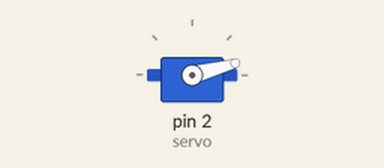
This sketch was run on a simulated Arduino Uno, built with avr-gcc and run on an emulated ATmega328P. On the bench: servo.

Above: at 0.1 s.
At 1.1 s:
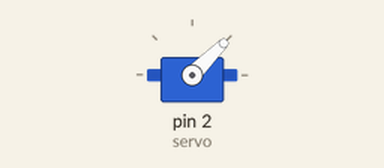
At 18.26 s:
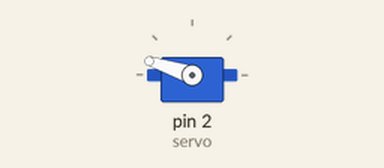
At 35.37 s:
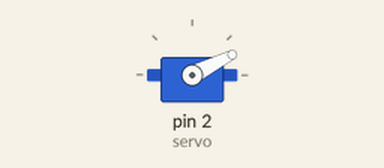
Timing chart, 0 to 40.0 s (numbered marks = the images above):
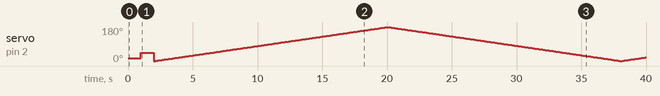

The sketch:

servo_example.ino
```cpp
#include <Servo.h>

Servo servo;

void setup() {
  // put your setup code here, to run once:
 servo.attach(2);

 servo.write(15);

delay(1000);
 servo.write(45);
 delay(1000);
}

int direction = 1;
int angle = 0;
void loop() {
  // put your main code here, to run repeatedly:
  servo.write(angle);
  if (angle >= 180) {
    direction = -1;
  }
  if (angle <= 0) {
    direction = 1;
  }
  angle = angle + direction;
  delay(100);
}
```

Measured:
- by itself, servo on pin 2 (servo): 15° → 45° at 1.0 s, → 0° 1.0 s later, → 1° 0.10 s later, → 2° 0.10 s later, … (381 changes in this stretch)
